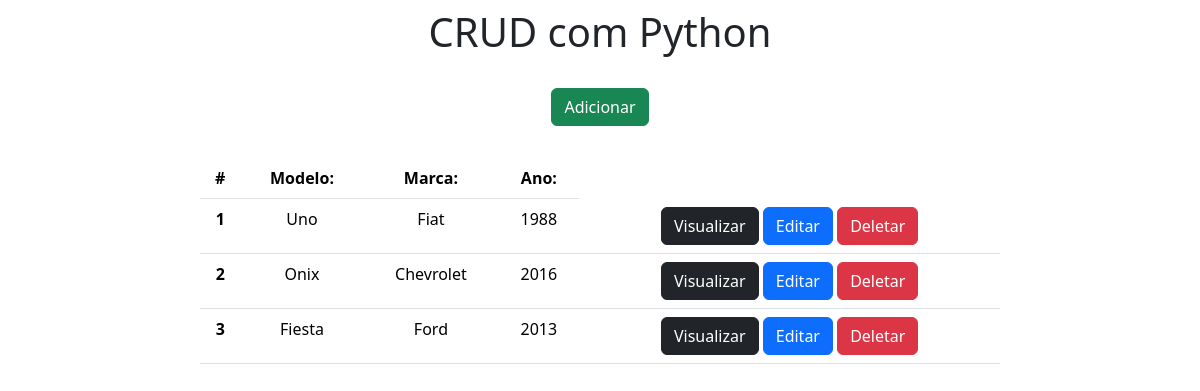
Before: / with the older database file.
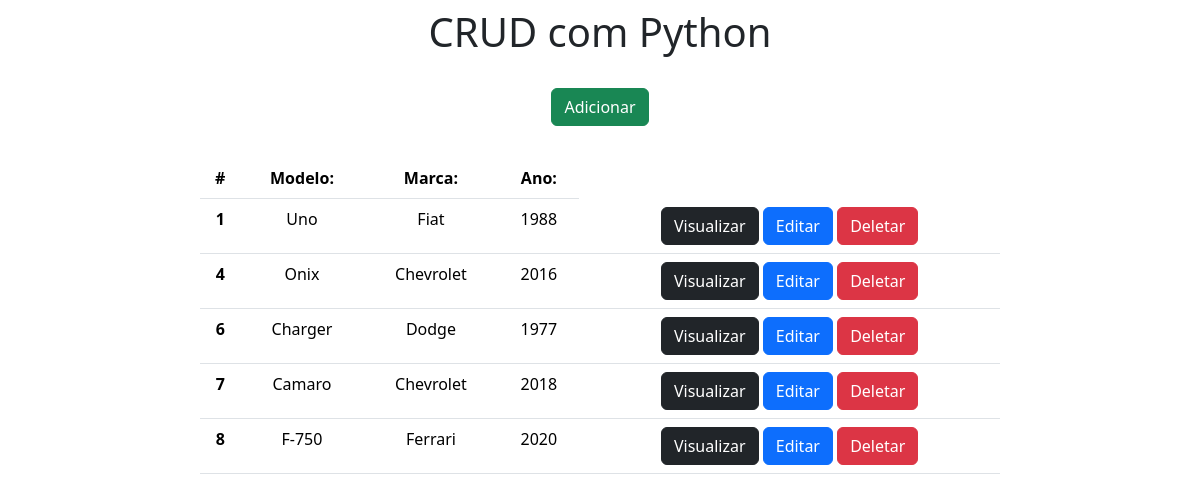
After: the same page with the newer database file.
### app/models.py (models this page shows)
class Carros(models.Model):
    modelo = models.CharField(max_length=150)
    marca = models.CharField(max_length=100)
    ano = models.IntegerField()

### app/views.py (the view)
# urls.py: 2. Add a URL to urlpatterns:  path('', views.home, name='home')
def home(request):
    data = {}
    data['db'] = Carros.objects.all()
    return render(request, 'index.html', data)

### app/templates/index.html (shortened to what this page needs)
<!DOCTYPE html>
<html lang="pt-br">
<head>
    <link rel="stylesheet" href="https://cdn.jsdelivr.net/npm/bootstrap@5.3.2/dist/css/bootstrap.min.css">
</head>
<body>
    <div class="col-8 m-auto pt-2 pb-2 text-center">
        <h1>CRUD com Python</h1>
    </div>
    <div class="col-8 m-auto pt-3 pb-2 text-center">
        <a href="/form" class="btn btn-success">Adicionar</a>
    </div>
    <div class="col-8 m-auto pt-4 pb-2 text-center">
        <table class="table">
            <thead class="thead-dark">
                <tr>
                    <th scope="col">#</th>
                    <th scope="col">Modelo:</th>
                    <th scope="col">Marca:</th>
                    <th scope="col">Ano:</th>
                </tr>
            </thead>
            <tbody>
                {% for dbs in db %}
                <tr>
                    <th>{{dbs.id}}</th>
                    <td>{{dbs.modelo}}</td>
                    <td>{{dbs.marca}}</td>
                    <td>{{dbs.ano}}</td>
                    <td>
                        <a href="/view/{{dbs.id}}" class="btn btn-dark">Visualizar</a>
                        <a href="/edit/{{dbs.id}}" class="btn btn-primary">Editar</a>
                        <a href="/delete/{{dbs.id}}" class="btn btn-danger btnDel">Deletar</a>
                    </td>
                </tr>
                {% endfor %}
            </tbody>
        </table>
    </div>
    {% load static %}
</body>
</html>

Changed rows visible on the page:
removed Carros: id "2", modelo "Onix", marca "Chevrolet", ano "2016"
removed Carros: id "3", modelo "Fiesta", marca "Ford", ano "2013"
added Carros: id "4", modelo "Onix", marca "Chevrolet", ano "2016"
added Carros: id "6", modelo "Charger", marca "Dodge", ano "1977"
added Carros: id "7", modelo "Camaro", marca "Chevrolet", ano "2018"
added Carros: id "8", modelo "F-750", marca "Ferrari", ano "2020"
